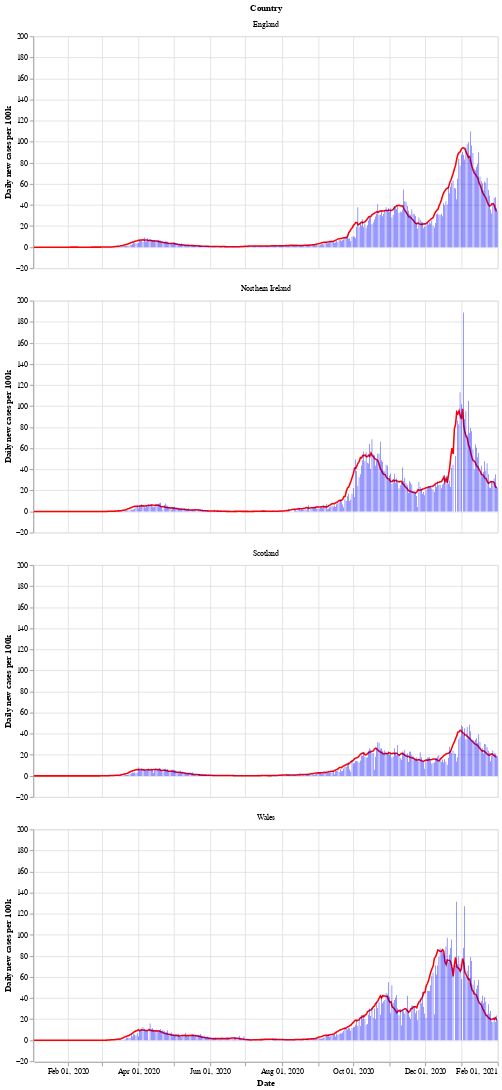

Write notebook code for a chart like this one.
### Markdown cell above
Next is a bar chart of the number of new cases in each country (per 100k population), with the 7 day moving average of cases. Again we see that Wales saw a longer period of raising and falling cases compared to the other countries.

After a period of cases falling, each nation is now seeing a rise in the number of cases - especially in Wales.

### Code cell
# collapse
bars = alt.Chart(uk_cases).mark_bar().encode(
    x=alt.X("yearmonthdate(date):T", axis=alt.Axis(title='Date')),
    y=alt.Y("newCasesRate:Q", axis=alt.Axis(title='Daily new cases per 100k')),
    tooltip='newCasesRate',
    color=alt.condition(
        alt.datum.dailyChange > 0,
        alt.value("orange"),  # The positive color
        alt.value("blue")  # The negative color
    )
).properties(title='New cases per 100k population with rolling 7 day average', width=600).interactive()
line = alt.Chart(uk_cases).mark_line(
    color='red',
    size=2,
).transform_window(
    rolling_mean='mean(newCasesRate)',
    frame=[0, 7],
    groupby=['areaName']
).encode(
    x='yearmonthdate(date):T',
    y='rolling_mean:Q'
)
alt.layer(line, bars, data=uk_cases).facet(alt.Row('areaName', title='Country'), columns=1)

### Figure 1 — Vega-Lite specification as saved in the notebook (floating-point values rounded to 4 significant figures; data arrays with more than 128 entries replaced by an {"elided": "..."} marker saying what was removed)
{"config": {"view": {"continuousWidth": 400, "continuousHeight": 300}}, "data": {"name": "data-b689a1ddcd557c159e6b532836937c62"}, "facet": {"type": "nominal", "field": "areaName", "title": "Country"}, "spec": {"layer": [{"mark": {"type": "line", "color": "red", "size": 2}, "encoding": {"x": {"type": "temporal", "field": "date", "timeUnit": "yearmonthdate"}, "y": {"type": "quantitative", "field": "rolling_mean"}}, "transform": [{"window": [{"op": "mean", "field": "newCasesRate", "as": "rolling_mean"}], "frame": [0, 7], "groupby": ["areaName"]}]}, {"mark": "bar", "encoding": {"color": {"condition": {"value": "orange", "test": "(datum.dailyChange > 0)"}, "value": "blue"}, "tooltip": {"type": "quantitative", "field": "newCasesRate"}, "x": {"type": "temporal", "axis": {"title": "Date"}, "field": "date", "timeUnit": "yearmonthdate"}, "y": {"type": "quantitative", "axis": {"title": "Daily new cases per 100k"}, "field": "newCasesRate"}}, "selection": {"selector002": {"type": "interval", "bind": "scales", "encodings": ["x", "y"]}}, "title": "New cases per 100k population with rolling 7 day average", "width": 600}]}, "columns": 1, "$schema": "https://vega.github.io/schema/vega-lite/v4.8.1.json", "datasets": {"data-b689a1ddcd557c159e6b532836937c62": {"elided": "1580 records"}}}
